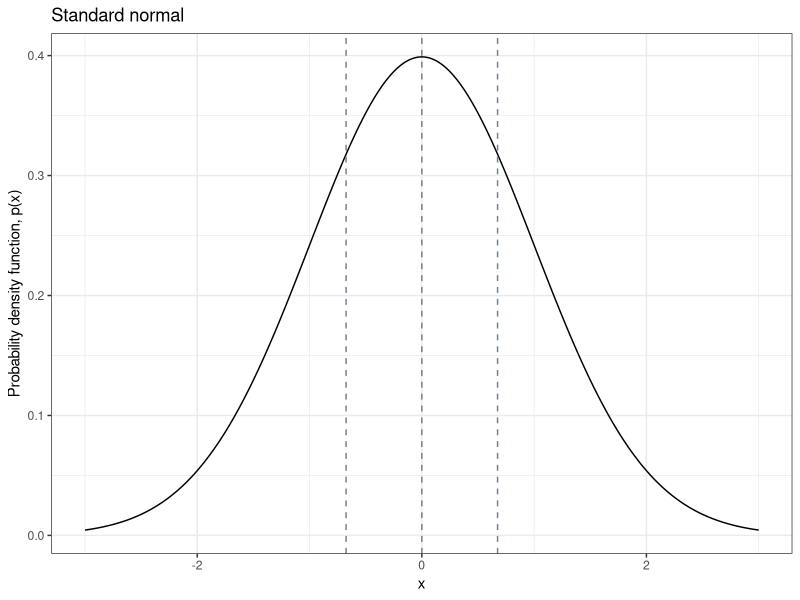
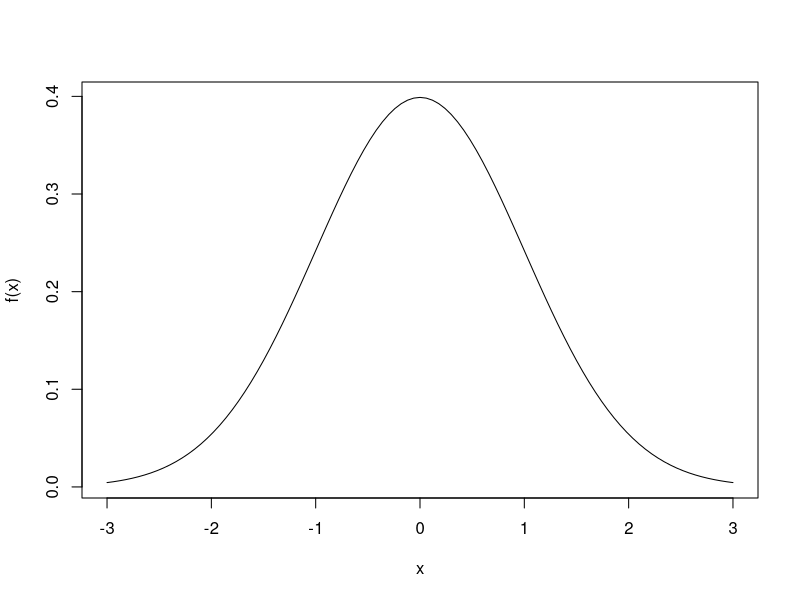
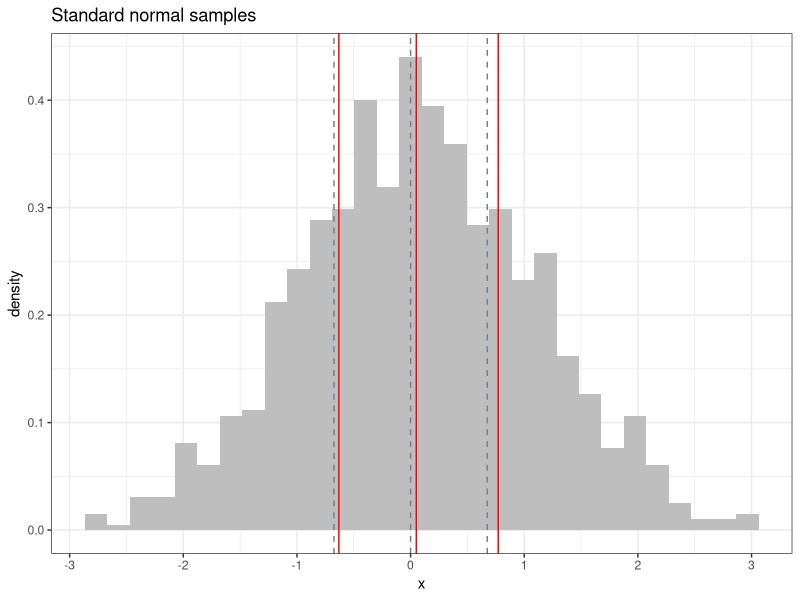

Write the R code that produced these figures, in order.
## ----libraries, message=FALSE, warning=FALSE, cache=FALSE-------------------------------------------------------------
library("dplyr")
library("ggplot2")
# library("gridExtra")


## ----set_seed---------------------------------------------------------------------------------------------------------
set.seed(2)


## ----quantiles, fig.height=4------------------------------------------------------------------------------------------
d <- data.frame(x = seq(-3, 3, by = 0.01)) %>%
  dplyr::mutate(y = dnorm(x))

quartiles = (1:3)/4
ggplot(d, aes(x=x,y=y)) + 
  geom_line() + 
  geom_vline(xintercept = qnorm(p = quartiles), 
             color = "slategray", linetype = "dashed") + 
  labs(y = "Probability density function, p(x)",
       title = "Standard normal") +
  theme_bw()

curve(expr = dnorm, from = -3, to = 3, ylab = "f(x)")


## ----sample_quantiles, dependson='quantiles', fig.height=4------------------------------------------------------------
n = 1000
sample = data.frame(x=rnorm(n))
ggplot(sample, aes(x=x)) + 
  geom_histogram(aes(y=..density..), fill = "gray") + 
  geom_vline(xintercept = quantile(sample$x, prob = quartiles),
             color = "red") + 
  geom_vline(xintercept = qnorm(p = quartiles), 
             color = "slategray", linetype = "dashed") + 
  labs(title = "Standard normal samples") +
  theme_bw()
